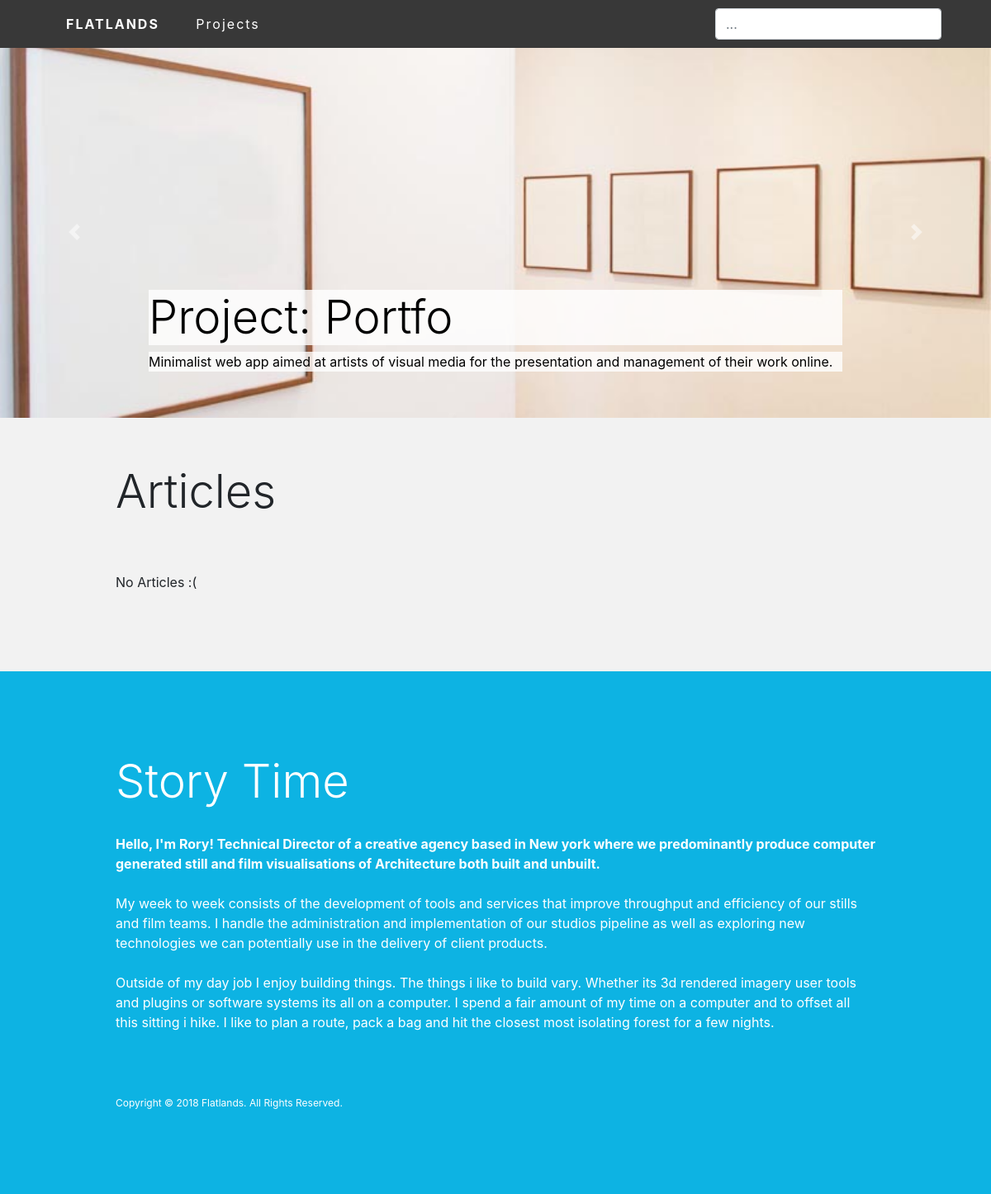
Before: / with the older database file.
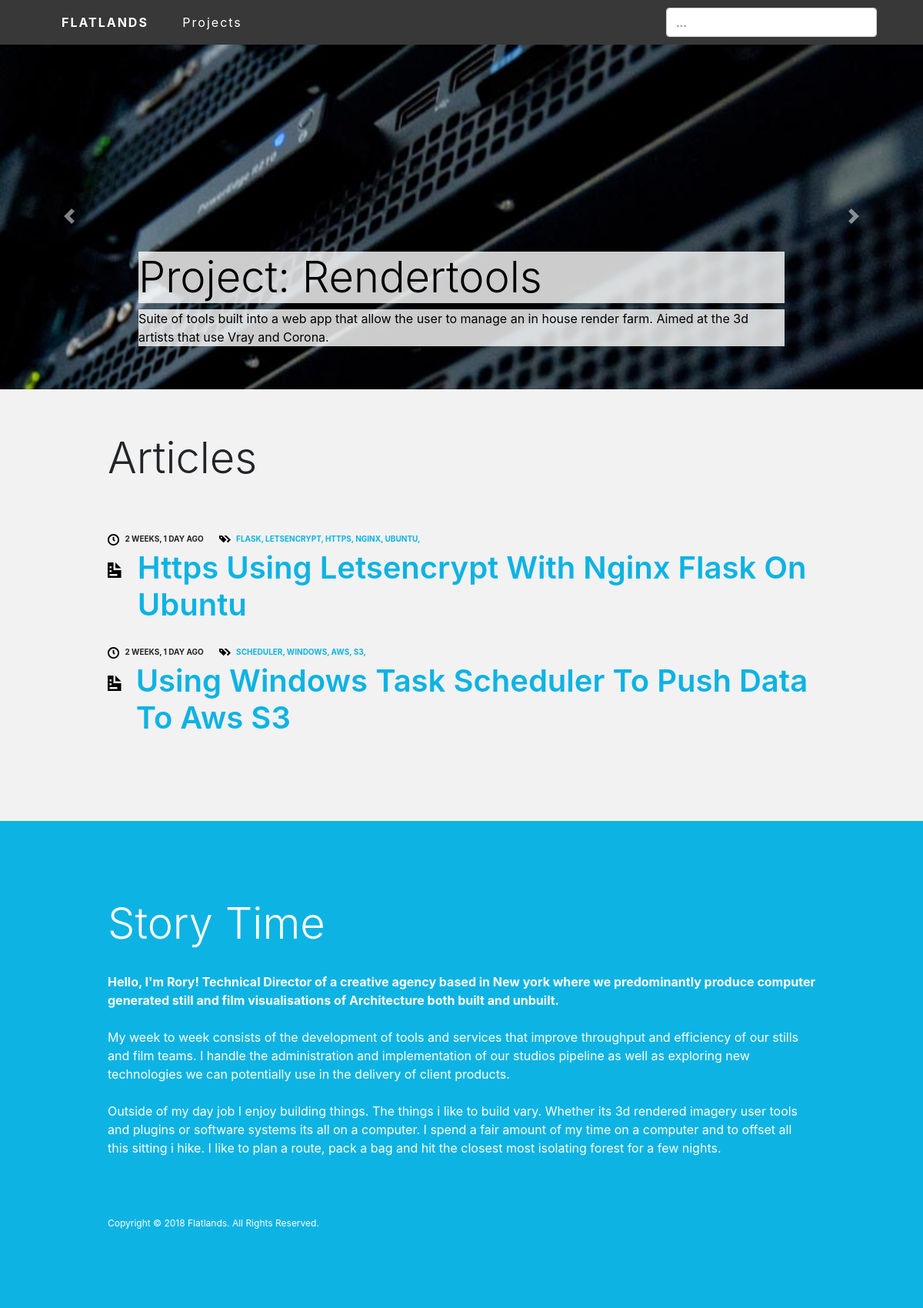
After: the same page with the newer database file.
### blog/models.py (models this page shows, shortened)
class Project(models.Model):
    name = models.CharField(max_length=200)
    pub_date = models.DateTimeField('date published')
    content = models.CharField(max_length=5000)
    tags = models.CharField(max_length=200)
    cover_img = models.CharField(max_length=200)
    published = models.BooleanField(default=False)
    repo = models.CharField(max_length=200, null=True, blank=True)

class Article(models.Model):
    name = models.CharField(max_length=200)
    content = models.CharField(max_length=5000)
    pub_date = models.DateTimeField('date published')
    tags = models.CharField(max_length=200)
    project = models.ForeignKey(Project, on_delete=models.CASCADE, null=True, blank=True)
    cover_img = models.CharField(max_length=200, null=True, blank=True)
    published = models.BooleanField(default=False)
    techspec = models.BooleanField(default=False)
    def tag_list(self):
        return str(self.tags).split(' ')

### blog/views.py (the view)
# urls.py: path('', views.index, name='index'),
def index(request):
    articles = Article.objects.filter(published=True, project=None).order_by('-pub_date')
    projects = Project.objects.filter(published=True).order_by('-pub_date')
    context = {
        'articles': articles,
        'projects': projects
        }
    return render(request, 'blog/index.html', context)

### blog/templates/blog/index.html (shortened to what this page needs)
{% extends "blog/base.html" %} {% load static %} {% block content %} {% if projects %}
<p style="height:40px"></p>
<div id="carouselExampleControls" class="carousel slide" data-ride="carousel">
    <div class="carousel-inner">
        {% for project in projects %} {% if forloop.counter == 1 %}
        <div class="carousel-item active">
            <img class="d-block w-100" src="/static/blog/projects/{{project.name}}/{{project.cover_img}}" alt="First slide">
            <div class="carousel-caption d-none d-md-block">
                <a href="/projects/{{ project.id }}/" style="text-decoration: none;">
                    <h1 class="display-4" style="text-align: left;background-color: rgba(255, 255, 255, .8); color:black;">Project: {{project.name|capfirst}}</h1>
                </a>
                <p style="text-align: left;background-color: rgba(255, 255, 255, .8); color:black;">{{project.content|capfirst|truncatewords:30}}</p>
            </div>
        </div>
        {% endif %} {% endfor %}
    </div>
    <a class="carousel-control-prev" href="#carouselExampleControls" role="button" data-slide="prev">
        <span class="carousel-control-prev-icon" aria-hidden="true"></span>
    </a>
    <a class="carousel-control-next" href="#carouselExampleControls" role="button" data-slide="next">
        <span class="carousel-control-next-icon" aria-hidden="true"></span>
    </a>
</div>
{% else %} No Projects :( {% endif %}
<div class="content">
        <p style="height:40px"></p>
    <h1 class="display-4">Articles</h1>
    <p style="height:40px"></p>
    {% if articles %} {% for article in articles %}
    <div class="indexlistpost">
        {% if article.project == None %}
        <div class="blogpostheader">
            <div class="bloglistpostdate">
                <img class="iconic-svg" src="{% static 'blog/svg/clock.svg' %}" alt="clock icon"> {{article.pub_date|timesince|upper}} AGO
            </div>
            <div class="bloglistposttags">
                <img class="iconic-svg" src="{% static 'blog/svg/tags.svg' %}" alt="tags icon"> {% for tag in article.tag_list %}
                <a href="">{{tag|upper}}, </a>
                {% endfor %}
            </div>
        </div>
        <div class="bloglistpostname display-4">
            <div>
                <img class="iconic-svg-header" src="{% static 'blog/svg/document.svg' %}" alt="tags icon">&ensp;</div>
            <div>
                <a href="/articles/{{ article.id }}/">{{ article.name|title }}</a>
            </div>
        </div>
        {% endif %}
    </div>
    {% endfor %} {% else %}
    <p>No Articles :(</p>
    {% endif %}
</div>
{% endblock %}

Changed rows visible on the page:
no longer on this page (row unchanged): Project: name (picture), name "Portfo", content "Minimalist web app aimed at artists of visual media for the presentation and management of their work online."
now on this page (row edited): Project: name (picture), name "Rendertools", content "Suite of tools built into a web app that allow the user to manage an in house render farm. Aimed at the 3d artists that use Vray and Corona."
now on this page (row edited): Article: pub_date "2 WEEKS, 1 DAY", tag_list "FLASK" "LETSENCRYPT" "HTTPS" "NGINX" "UBUNTU", name "Https Using Letsencrypt With Nginx Flask On Ubuntu"
now on this page (row edited): Article: pub_date "2 WEEKS, 1 DAY", tag_list "SCHEDULER" "WINDOWS" "AWS" "S3", name "Using Windows Task Scheduler To Push Data To Aws S3"
Other visible differences:
text no longer shown: "No Articles :("
